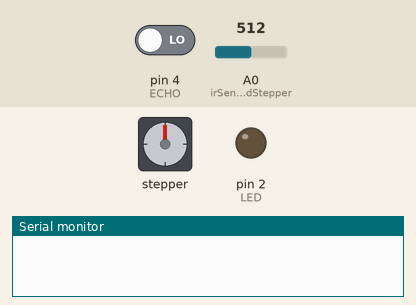
This sketch was run on a simulated Arduino Uno, built with avr-gcc and run on an emulated ATmega328P. On the bench: stepper motor, output pins drawn as LEDs (lit = HIGH), the last lines printed to the serial monitor. The inputs (shaded band) are chosen by the test bench; at power-on: A0 (irSensorAndStepper) = 512, pin 4 (ECHO) LOW. Stepper angles assume 2038 steps per turn; pins used as bus, display or sensor lines are not drawn.

Above: at 1.2 s.
1.3 s: A0 (irSensorAndStepper) set to 623
At 2.1 s:
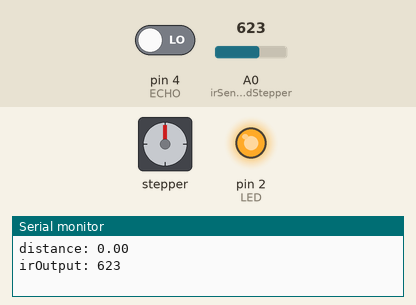
2.9 s: A0 (irSensorAndStepper) set to 647
At 3.26 s:
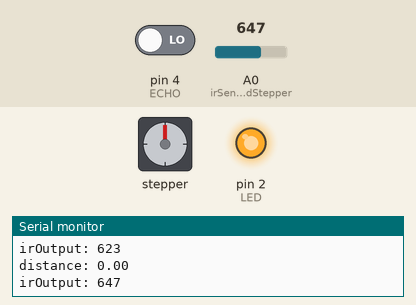
At 17.3 s:
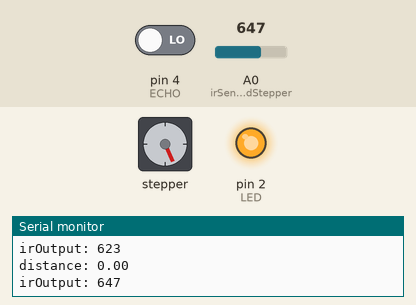
Timing chart, 0 to 18.8 s (numbered marks = the images above; inputs shaded):
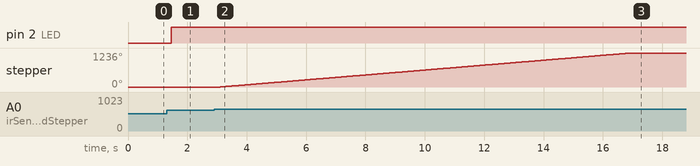

Measured:
- the behaviour switches between 630 and 631 on A0 (irSensorAndStepper) (found by bisection; images 1 and 2)
- after the input at 2.9 s, stepper: turns 1236° clockwise in 13.8 s, starting after 0.20 s

The sketch:

Project_Code_Sketch.ino
```cpp
#include <Stepper.h>

#define LED 2
#define TRIG 3
#define ECHO 4

const uint16_t stepsPerRevolution = 2038;
Stepper stepperMotor = Stepper(stepsPerRevolution, 8, 10, 9, 11);  // IN1, IN3, IN2, IN4

void setup() {
    Serial.begin(9600);
    pinMode(LED, OUTPUT);
    pinMode(TRIG, OUTPUT);
    pinMode(ECHO, INPUT);
}


void ultrasonicSensorMeasurement() {
    digitalWrite(TRIG, LOW);
    delay(150);
    digitalWrite(TRIG, HIGH);
    delay(300);
    digitalWrite(TRIG, LOW);
    double t = pulseIn(ECHO, HIGH);
    double distance = t * 0.017015;
    Serial.print("distance: ");
    Serial.println(distance);
    if (distance < 7.8)   // there's garbage in the way, therefore the can is full
        digitalWrite(LED, HIGH);
    else
        digitalWrite(LED, LOW);
}

bool opened = false;

void irSensorAndStepper() {
    stepperMotor.setSpeed(15);
    uint16_t irOutput = analogRead(A0);
    Serial.print("irOutput: ");
    Serial.println(irOutput);
    delay(100);
    if (opened == false && irOutput > 630) {   // the can's lid opens
        stepperMotor.step(7000);
        opened = true;
        delay(1500);
    }
    else if (opened == true && irOutput <= 440) {   // the can's lid closes
        stepperMotor.step(-7000);
        opened = false;
    }
    else {}   // the can's lid doesn't move
}


void loop() {
    ultrasonicSensorMeasurement();
    irSensorAndStepper();
}
```
